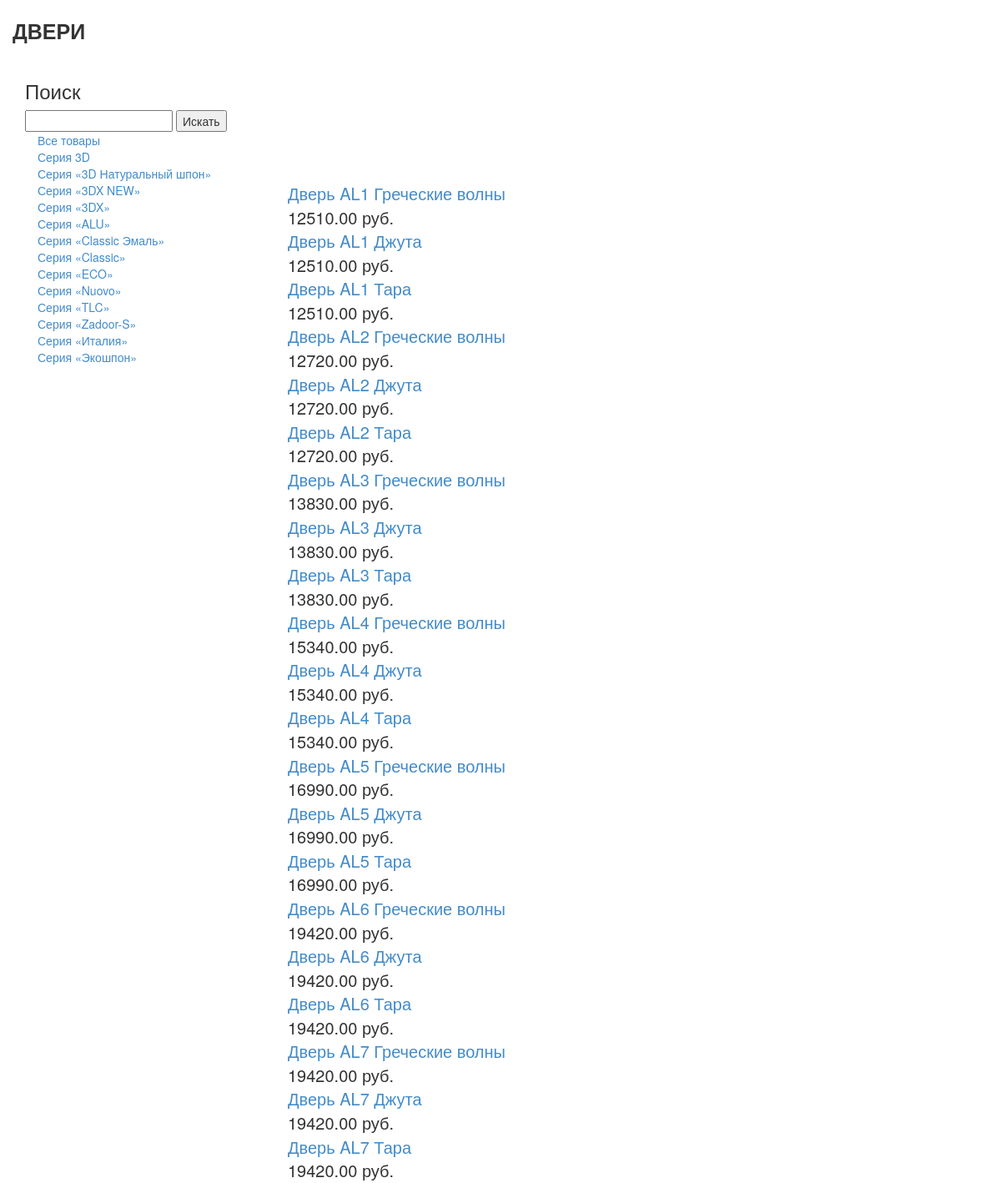
/seriya-alu/, run on the app's committed database.
### polls/models.py (models this page shows, shortened)
class Category(models.Model):
    name = models.CharField(max_length=200, null=True, db_index=True)
    slug = models.SlugField(max_length=200, null=True, db_index=True, unique=True)
    class Meta:
        ordering = ['name']
        verbose_name = 'Категория'
        verbose_name_plural = 'Категории'
    def get_absolute_url(self):
        return reverse('polls:ProductListByCategory', args=[self.slug])

class Product(models.Model):
    category = models.ForeignKey(Category, related_name='products', null=True, verbose_name="Категория")
    name = models.CharField(max_length=200, null=True, db_index=True, verbose_name="Название")
    slug = models.SlugField(max_length=200, null=True, db_index=True)
    description = models.TextField(blank=True, null=True, verbose_name="Описание")
    price = models.DecimalField(max_digits=10, null=True, decimal_places=2, verbose_name="Цена")
    color = models.TextField(blank=True, null=True, verbose_name="Цвета")
    created = models.DateTimeField(null=True, auto_now_add=True)
    updated = models.DateTimeField(null=True, auto_now=True)
    class Meta:
        ordering = ['name']
        index_together = [
            ['id', 'slug']
        ]
    def get_absolute_url(self):
          return reverse('polls:ProductDetail', args=[self.id, self.slug])

### polls/views.py (the view)
# urls.py: url(r'^(?P<category_slug>[-\w]+)/$', views.ProductList, name='ProductListByCategory'),
def ProductList(request, category_slug=None):
    category = None
    categories = Category.objects.all()
    products = Product.objects.filter()
    if category_slug:
        category = get_object_or_404(Category, slug=category_slug)
        products = products.filter(category=category)
    return render(request, 'polls/product/list.html', {
        'category': category,
        'categories': categories,
        'products': products
    })

### polls/templates/polls/product/list.html (shortened to what this page needs)
{% extends "polls/base.html" %}
{% load static %}
{% block content %}
<h3> Поиск </h3>
<form action="/search" method="GET">
  <input type="text" id="search" name="search" />
  <button>Искать</button>
</form>
<div id="sidebar" class="col-sm-3">
<a href="/">Все товары</a>
<br>
{% for cat in categories %}
  <a href="{{cat.get_absolute_url}}">{{ cat.name }}</a>
  <br>
{% endfor %}
</div>
<div id="main" class="product_list col-sm-9">
  {% for product in products %}
  <div class="product-detail">
    <div class="col-sm-8">
    <a href="{{ product.get_absolute_url }}"
          </a>
      <a href="{{ product.get_absolute_url }}">{{ product.name }}</a><br>
          {{ product.price }} руб.
    </div>
  </div>
  {% endfor %}
</div>
{% endblock %}

### polls/static/css/style.css (style rules this page uses)
.product-detail { font-weight: 400; font-size: 20px; margin-top: 60px; }

### data on the page
Category: name "Серия 3D"
Category: name "Серия «3D Натуральный шпон»"
Category: name "Серия «3DX NEW»"
Category: name "Серия «3DX»"
Category: name "Серия «ALU»"
Category: name "Серия «Classic Эмаль»"
Category: name "Серия «Classic»"
Category: name "Серия «ECO»"
Category: name "Серия «Nuovo»"
Category: name "Серия «TLC»"
Category: name "Серия «Zadoor-S»"
Category: name "Серия «Италия»"
Category: name "Серия «Экошпон»"
Product: name "Дверь AL1 Греческие волны", price "12510.00"
Product: name "Дверь AL1 Джута", price "12510.00"
Product: name "Дверь AL1 Тара", price "12510.00"
Product: name "Дверь AL2 Греческие волны", price "12720.00"
Product: name "Дверь AL2 Джута", price "12720.00"
Product: name "Дверь AL2 Тара", price "12720.00"
Product: name "Дверь AL3 Греческие волны", price "13830.00"
Product: name "Дверь AL3 Джута", price "13830.00"
Product: name "Дверь AL3 Тара", price "13830.00"
Product: name "Дверь AL4 Греческие волны", price "15340.00"
Product: name "Дверь AL4 Джута", price "15340.00"
Product: name "Дверь AL4 Тара", price "15340.00"
Product: name "Дверь AL5 Греческие волны", price "16990.00"
Product: name "Дверь AL5 Джута", price "16990.00"
Product: name "Дверь AL5 Тара", price "16990.00"
Product: name "Дверь AL6 Греческие волны", price "19420.00"
Product: name "Дверь AL6 Джута", price "19420.00"
Product: name "Дверь AL6 Тара", price "19420.00"
Product: name "Дверь AL7 Греческие волны", price "19420.00"
Product: name "Дверь AL7 Джута", price "19420.00"
Product: name "Дверь AL7 Тара", price "19420.00"
